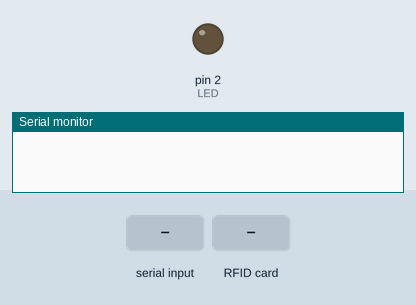
Simulated run of this sketch. Board: Arduino Uno, built with avr-gcc and run on an emulated ATmega328P. Shown: output pins drawn as LEDs (lit = HIGH), the last lines printed to the serial monitor. The test bench sets the inputs (shaded band). Pins used as bus, display or sensor lines are not drawn.

Above: at 1.2 s.
1.3 s: "start" received over Serial
At 3.0 s:
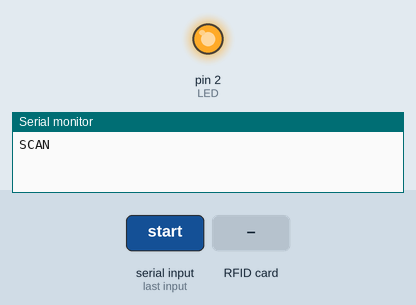
3.8 s: RFID card 5E 7A 19 C4 held to the reader
At 4.4 s:
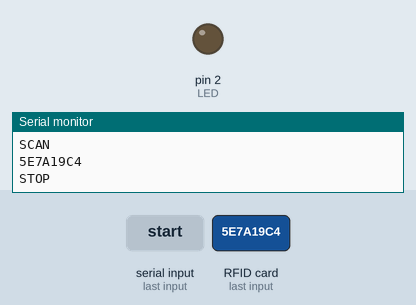
Timing chart, 0 to 6.8 s (numbered marks = the images above; inputs shaded):
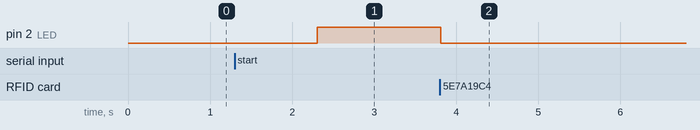

The sketch:

rfidReader.ino.ino
```cpp
#define LED 2
#define SCAN true
#define STOP false
#include <SPI.h>
#include <MFRC522.h>

#define RST_PIN         9          // Configurable, see typical pin layout above
#define SS_PIN          10         // Configurable, see typical pin layout above

MFRC522 mfrc522(SS_PIN, RST_PIN);  // Create MFRC522 instance

String a;
bool state=STOP;
void changeState(bool s){
  if(s){
    digitalWrite(LED,HIGH);
     Serial.println("SCAN");
  }else{
    digitalWrite(LED,LOW);
    Serial.println("STOP");
  }
  state=s;
}
bool getUid(){
  // Reset the loop if no new card present on the sensor/reader. This saves the entire process when idle.
  if ( ! mfrc522.PICC_IsNewCardPresent()) {
    return false;
  }

  // Select one of the cards
  if ( ! mfrc522.PICC_ReadCardSerial()) {
    return false;
  }

  // Dump debug info about the card; PICC_HaltA() is automatically called
  for(int i=0;i<4;i++){
    Serial.print(mfrc522.uid.uidByte[i],HEX);
  }
  Serial.println();
  return true;
}
void setup() {
  Serial.begin(9600);   // Initialize serial communications with the PC
  while (!Serial);    // Do nothing if no serial port is opened (added for Arduinos based on ATMEGA32U4)
  SPI.begin();      // Init SPI bus
  mfrc522.PCD_Init();   // Init
  pinMode(LED,OUTPUT);
  digitalWrite(LED,LOW);
}

void loop() {
  while(Serial.available()) {

    a= Serial.readString();// read the incoming data as string

    a.trim();
    if(a.equals("start")){
      changeState(SCAN);
    }
    if(a.equals("stop")){
      changeState(STOP);
    }

  }

    if(state==SCAN){
      if(getUid()){
        changeState(STOP);
      }
    }

}
```

Measured:
- after the input at 1.3 s, pin 2 (LED): LOW → HIGH after 1.0 s
- after the input at 3.8 s, pin 2 (LED): HIGH → LOW at once
